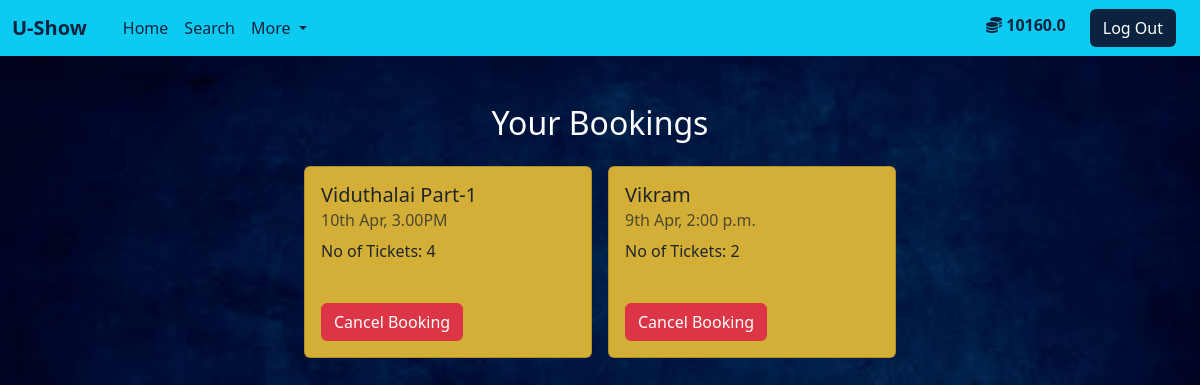
/bookings (signed in), run on the app's committed database.
### tickets/models.py (models this page shows, shortened)
class User(db.Model, UserMixin):
    id = db.Column(db.Integer(), primary_key=True)
    username = db.Column(db.String(length=30), nullable=False, unique=True)
    email_address = db.Column(db.String(length=50), nullable=False, unique=True)
    password_hash = db.Column(db.String(length=60), nullable=False)
    budget = db.Column(db.Float(), nullable=False, default=1000)
    is_admin = db.Column(db.Boolean(), nullable=False, default='false')
    @property
    def password(self):
        return self.password

class Tickets(db.Model):
    id = db.Column(db.Integer(), primary_key=True)
    show_id = db.Column(db.Integer(), nullable=False)
    no_of_tickets = db.Column(db.Integer(), nullable=False)
    username = db.Column(db.String(length=30), nullable=False)

class Show(db.Model):
    id = db.Column(db.Integer(), primary_key=True)
    show_name = db.Column(db.String(length=30), nullable=False)
    show_timings = db.Column(db.String(length=50), nullable=False)
    rating = db.Column(db.Float(), nullable=False)
    ticket_rate = db.Column(db.Float(), nullable=False)
    at_venue = db.Column(db.Integer(), nullable=False)
    no_of_seats = db.Column(db.Integer(), nullable=False)
    img_url = db.Column(db.String(), nullable=False)
    category = db.Column(db.String(), nullable=False)
    lang = db.Column(db.String(), nullable=False)

### tickets/routes.py (the view)
@app.route('/bookings')
@login_required
def your_bookings():
    tickets = Tickets.query.filter_by(username=current_user.username).all()
    shows = []
    for ticket in tickets:
        show = Show.query.filter_by(id=ticket.show_id).first()
        shows.append([ticket, show])
    return render_template('bookings.html', shows=shows)

### tickets/models.py (called while the page is built)
@login_manager.user_loader
def load_user(user_id):
    return User.query.get(int(user_id))

### tickets/templates/bookings.html (shortened to what this page needs)
{% extends 'base.html' %}
{% block content %}
<div class="container text-center col-12 rounded mt-5 align-items-center justify-content-center" style="color: white !important;">
    <h2>Your Bookings</h2>
    <div class="d-flex align-items-center justify-content-center flex-wrap my-2 mx-2 mt-3">
        {% if shows %}
            {% for show in shows %}
                <div class="card text-start my-2 mx-2" style="width: 18rem;background-color: #d4af37;">
                    <div class="card-body">
                        <h5 class="card-title">{{ show[1].show_name }}</h5>
                        <h6 class="card-subtitle mb-2 text-body-secondary">{{ show[1].show_timings }}</h6>
                        <p class="card-text">No of Tickets: {{show[0].no_of_tickets}}</p>
                        <a href={{url_for('cancel_booking',bid=show[0].id)}} class="btn btn-danger mt-4">Cancel Booking</a>
                    </div>
                </div>
            {% endfor %}
        {% else %}
            <p class="text-white">No bookings yet!</p>
        {% endif %}
    </div>
</div>
{% endblock %}

### tickets/templates/base.html (shortened to what this page needs)
<!doctype html>
<html lang="en">
<head>
    <link href="https://cdn.jsdelivr.net/npm/bootstrap@5.3.0-alpha3/dist/css/bootstrap.min.css" rel="stylesheet"
>
    <link href="{{url_for('static',filename='css/custom.css')}}" rel="stylesheet" type="text/css">
</head>
<body>
    {% block navbar %}
        <nav class="navbar navbar-expand-lg bg-body-tertiary" style="background-color: #0dcaf0 !important;">
            <div class="container-fluid">
                <a class="navbar-brand" href="#" style="color:#0C2340"><b>U-Show</b></a>
                <div class="container-fluid collapse navbar-collapse" id="navbarSupportedContent">
                    {% block navitems %}
                        <ul class="navbar-nav me-auto mb-2 mb-lg-0">
                            <li class="nav-item">
                                <a class="nav-link active" aria-current="page" href={{url_for('dashBoard_page')}} style="color: #0C2340">Home</a>
                            </li>
                            <li class="nav-item">
                                <a class="nav-link active" href={{url_for('search_page')}} style="color: #0C2340">Search</a>
                            </li>
                            <li class="nav-item dropdown">
                                <a class="nav-link active nav-link dropdown-toggle" href="#" role="button" data-bs-toggle="dropdown"
                                    aria-expanded="false" style="color: #0C2340">
                                    More
                                </a>
                            </li>
                        </ul>
                    {% endblock %}
                    <div class="d-flex ms-auto order-5">
                        {% if current_user.is_authenticated %}
                            {% if not current_user.is_admin %}
                                <a class="nav-link mt-1" style="color: #0C2340; font-weight: bold;">
                                    <i class="fas fa-coins"></i>
                                    {{ current_user.budget }}
                                </a>
                            {% endif %}
                            <a class="btn ms-4 text-white" href={{url_for('logout_page')}} style="background-color: #0C2340">Log Out</a>
                        {% else %}
                            <a class="btn text-white" href={{url_for('register_page')}} style="background-color: #0C2340">Register</a>
                            <a class="btn text-white ms-1" href={{url_for('login_page')}} style="background-color: #0C2340">Login</a>
                        {% endif %}
                    </div>
                </div>
            </div>
        </nav>
    {% endblock %}
    {% block content %}
    {% endblock %}
</body>
</html>

### tickets/static/css/custom.css (style rules this page uses)
body { background-image: url('../images/blue_royal.jpg'); background-size: cover; background-position: center; background-repeat: no-repeat; background-attachment: fixed; height: 100vh; color:#0C2340; }

### data on the page
User: budget "10160.0"
Tickets: show_name "Viduthalai Part-1", show_timings "10th Apr, 3.00PM", no_of_tickets "4"
Tickets: show_name "Vikram", show_timings "9th Apr, 2:00 p.m.", no_of_tickets "2"
